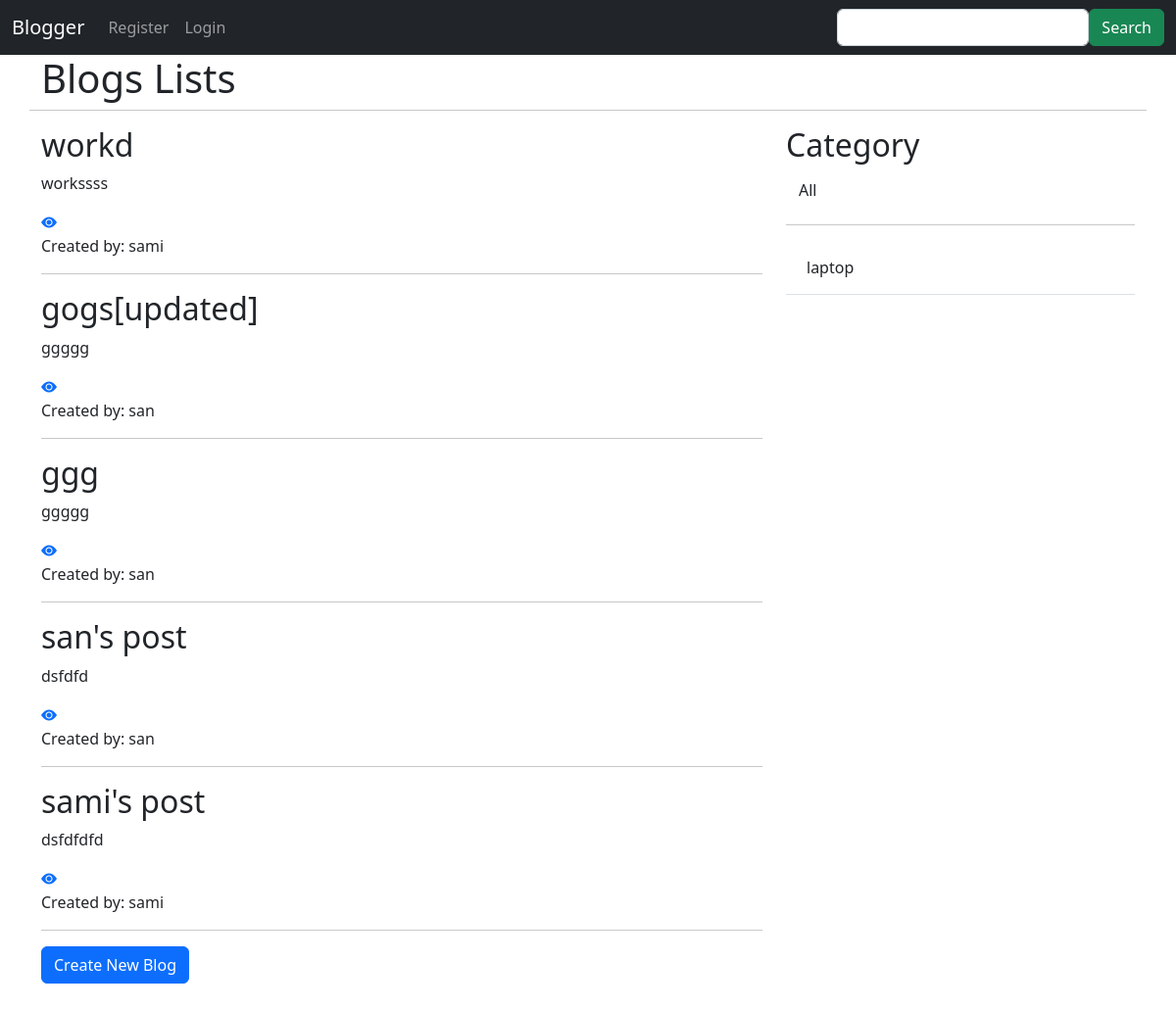
The app's page /, older data.
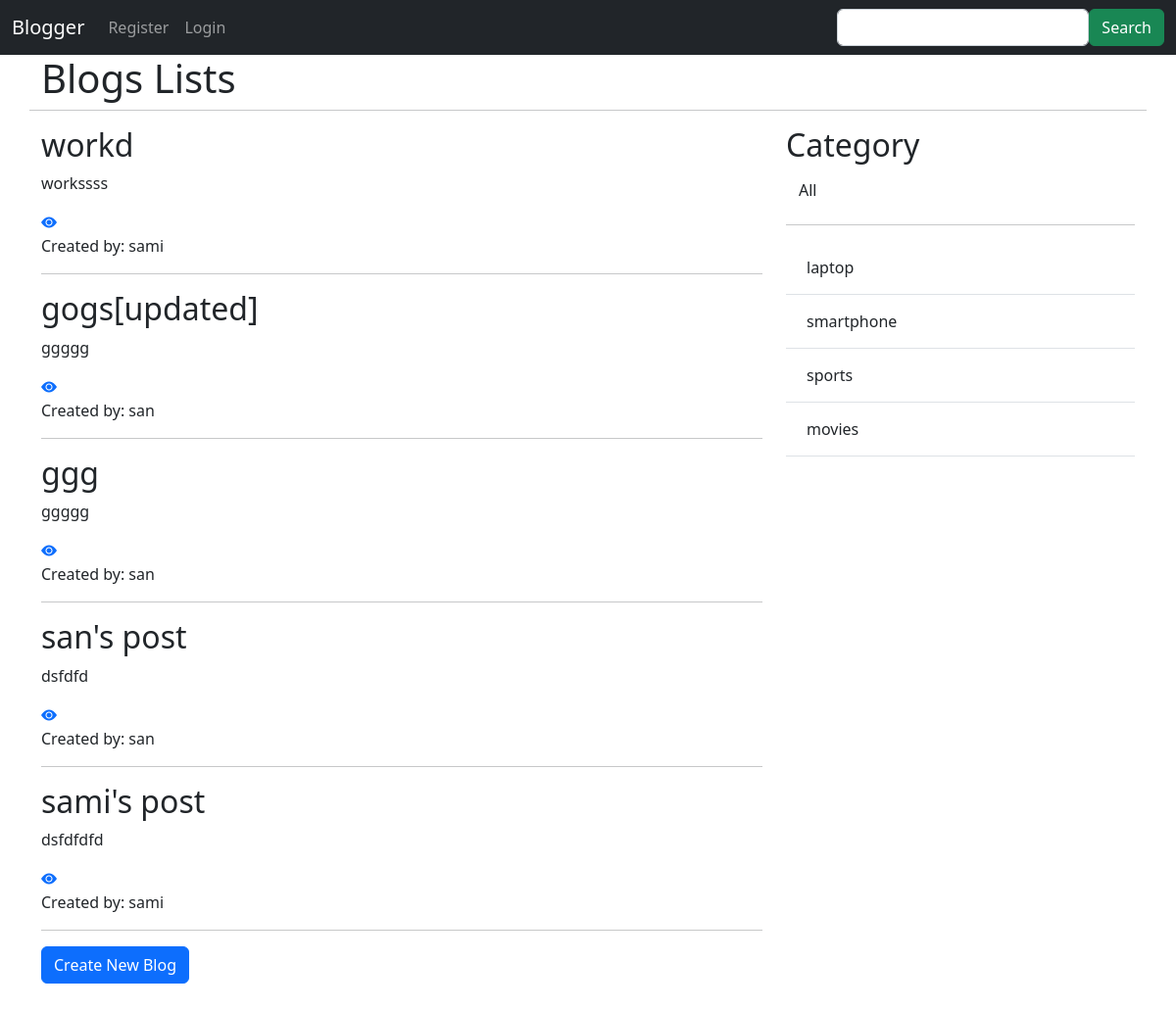
The same page, newer data.
### blog/models.py (models this page shows, shortened)
class Blog(models.Model):
    title = models.CharField(max_length=100)
    description = models.TextField(max_length=700)
    created_date = models.DateTimeField(default=timezone.now)
    category = models.ForeignKey(Category, on_delete=models.CASCADE, default=True, null=False)
    created_by = models.ForeignKey(User, related_name='blogs', on_delete=models.CASCADE, null=True)

class Category(models.Model):
    name = models.CharField(max_length=255)

### blog/views.py (the view)
# urls.py: path('', views.index_view, name='index'),
def index_view(request):
    category=request.GET.get('category')
    if category == None:
        p = Paginator(Blog.objects.all().order_by('-created_date'), 10)
        page = request.GET.get('page')
        blogs = p.get_page(page)
    else:
        p = Paginator(Blog.objects.filter(category__name=category).order_by('-created_date'), 10)
        page = request.GET.get('page')
        blogs=p.get_page(page)
    categories=Category.objects.all()
    return render(request, 'blog/index_view.html', {'blogs': blogs, 'categories': categories})

### blog/templates/blog/index_view.html (shortened to what this page needs)
<!DOCTYPE html>
<html>
<head>
</head>
<body>
    {% extends 'blog/base.html' %}
    {% block content %}
      <div class="container">
        <div class="row">
          <h1>Blogs Lists</h1>
          <hr />
          <div class="col-sm-8">
            {% for blog in blogs %}
              <h2>{{blog.title}}</h2>
              <p>{{blog.description}}</p>
              <a href="show/{{blog.id}}"><i class="bi bi-eye-fill"></i></a>&nbsp;&nbsp;&nbsp;&nbsp;&nbsp;&nbsp;&nbsp;&nbsp;&nbsp;
              <p>Created by: {{blog.created_by}}</p>
              <hr />
            {% endfor %}
            <a href="new" class="btn btn-primary">Create New Blog</a>
            <br />
            <br />
            <br />
            <br />
            <br />
            <br />
            <br />
            <br />
          </div>
          <div class="col-sm-4">
            <h2>Category</h2>
            <table class="table">
              <a href="{% url 'index' %}" class="btn btn-default">All</a><br />
              <hr />
              {% for category in categories %}
              <tbody>
                <tr>
                  <td>
                    <a href="{% url 'index' %}?category={{category.name}}" class="btn btn-default">{{category.name}}</a>
                    <br />
                  </td>
                </tr>
              </tbody>
              {% endfor %}
            </table>
          </div>
        </div>
      </div>
    {% endblock %}

Row changes from the older to the newer data that the page shows:
added Category: name "smartphone"
added Category: name "sports"
added Category: name "movies"
